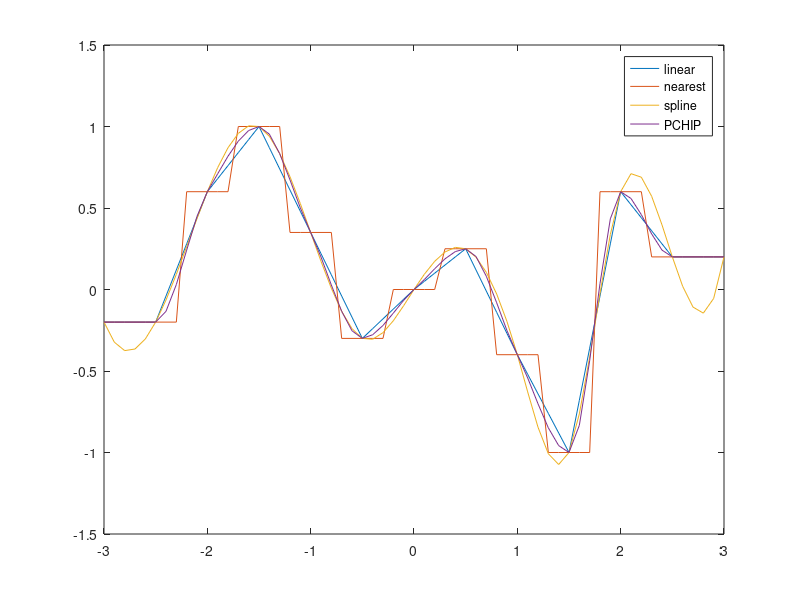
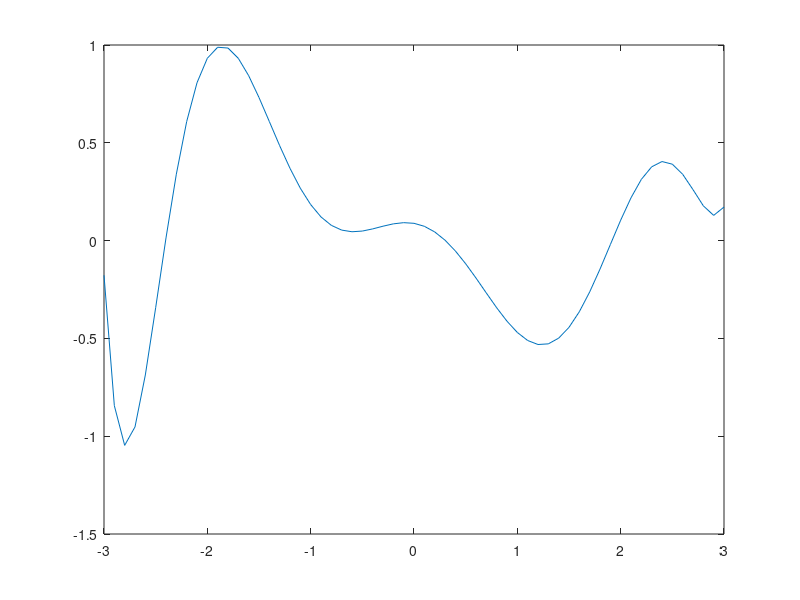

The MATLAB source for these figures, in order:
x = [-3 -2.5 -2 -1.5 -1 -0.5 0 0.5 1.0 1.5 2 2.5 3];
y = [-0.2 -0.2 0.6 1 0.35 -0.3 0 0.25 -0.4 -1 0.6 0.2 0.2];

xq = -3:0.1:3;

%zadanie 2 - interpolacja dla punktu
p1 = interp1(x,y,0.25)
p2 = interp1(x,y,0.25, 'nearest')
p3 = interp1(x,y,0.25, 'spline')
p4 = interp1(x,y,0.25, 'PCHIP')

% najbliżej wartości z wykresu jest sposób spline

%zadanie 3 - wykres interpolacji
%linear
v1 = interp1(x,y,xq);
plot(xq, v1)
hold on

%nearest
v2 = interp1(x,y,xq, 'nearest');
plot(xq, v2)

%spline
v3 = interp1(x,y,xq, 'spline');
plot(xq, v3)

%cubic
v4 = interp1(x,y,xq, 'PCHIP');
plot(xq, v4)

legend('linear','nearest', 'spline', 'PCHIP');
hold off

%moim zdaniem najskuteczniejsza metodą interpolacji jest metoda spline

%zadanie 4 - polyfit
%udało się odtworzyć mniej więcej za pomoca wielomianu o stopniu 8 
p = polyfit(x, y, 8);
f1 = polyval(p, xq);

figure
plot(x,y,'o')
plot(xq,f1)
hold off

%zadanie 5 - wartość dla wielomianu
p5 = polyval(p, 0.25)

%wartosć jest podobna do tej uzyskane w wyniku interpolacji linear

